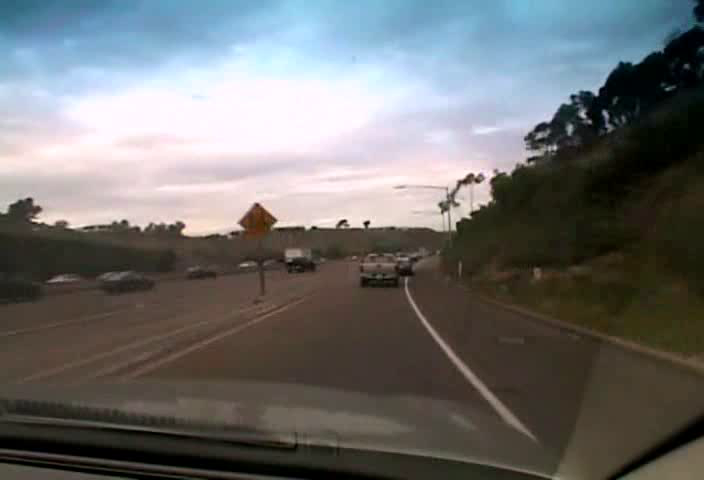
#> input picture experiments/addedLane_1323813414.avi_image0.png, 704 x 480 px
$ jupyter execute glare_addweight.ipynb
#> lines starting #> are read from the running program, lines starting #| are printed output that depends on the picture
[cell 1]
import cv2
import numpy as np
import matplotlib.pyplot as plt

[cell 2]
def display_img(image):
    fig, ax = plt.subplots(1, 1, figsize=(10, 10))
    ax.imshow(image)
    ax.xaxis.tick_top()

[cell 3]
img = cv2.imread("addedLane_1323813414.avi_image0.png")
#> img is the input picture: shape (480, 704, 3); mean B, G, R 110.1, 110.7, 110.2
img = cv2.cvtColor(img, cv2.COLOR_BGR2RGB)

[cell 4]
display_img(img)

[cell 5]
glare1 = cv2.imread("glare.png")
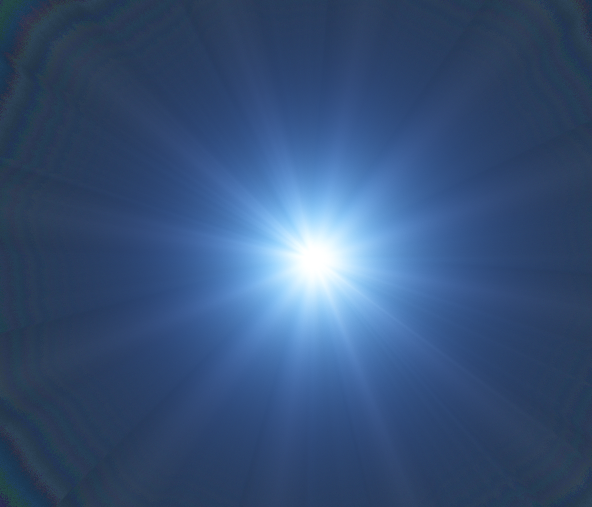
#> input picture experiments/glare.png, 1184 x 1014 px (shown at 1/2 size)
#> glare1 is the input picture: shape (1014, 1184, 3); mean B, G, R 120.6, 81, 54.1
glare2 = cv2.imread("glare2.png")
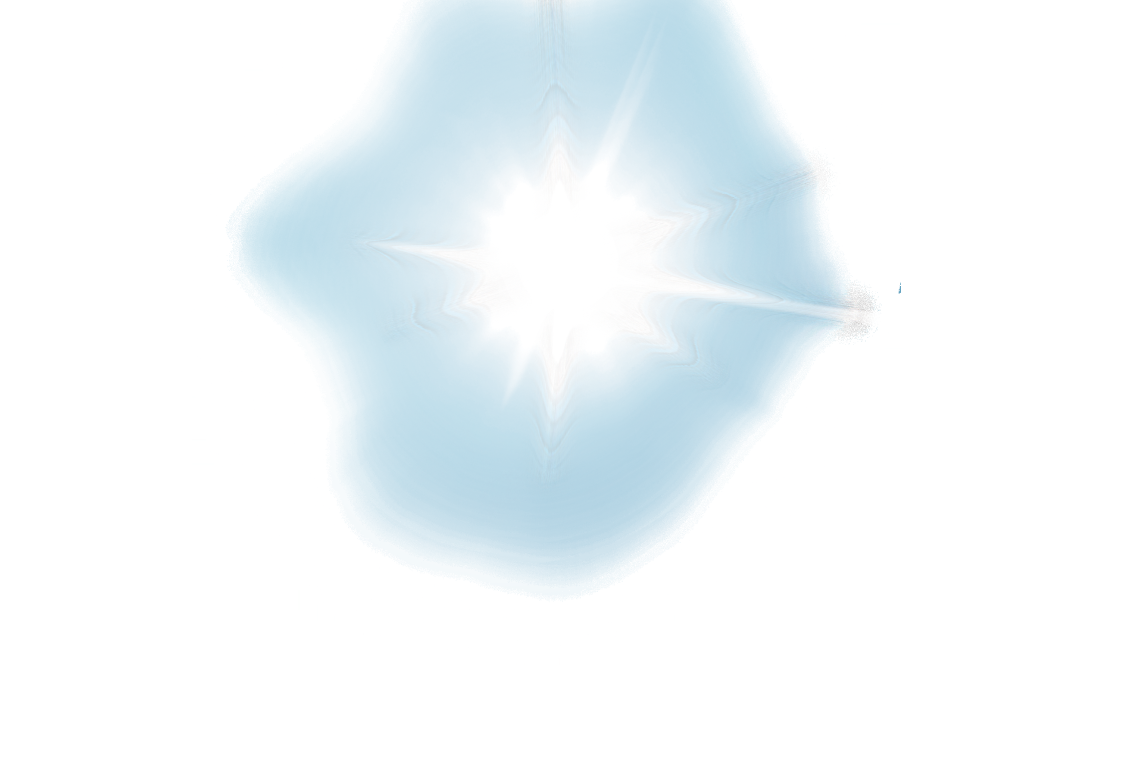
#> input picture experiments/glare2.png, 3403 x 2324 px (shown at 1/3 size)
#> glare2 is the input picture: shape (2324, 3403, 3); mean B, G, R 250.6, 248.1, 242.5
glare3 = cv2.imread("glare3.png")
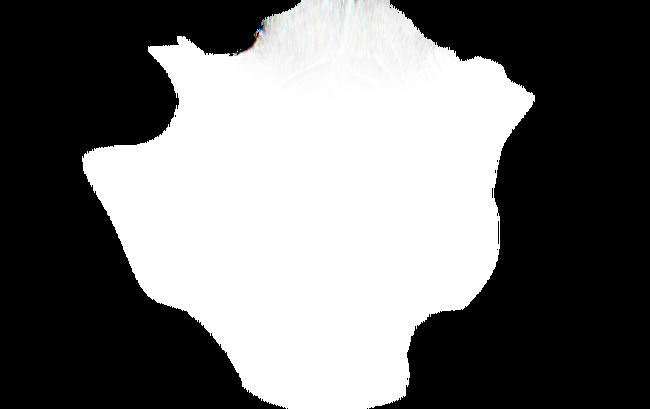
#> input picture experiments/glare3.png, 650 x 409 px
#> glare3 is the input picture: shape (409, 650, 3); mean B, G, R 115, 115.1, 115.1
glare4 = cv2.imread("glare4.png")
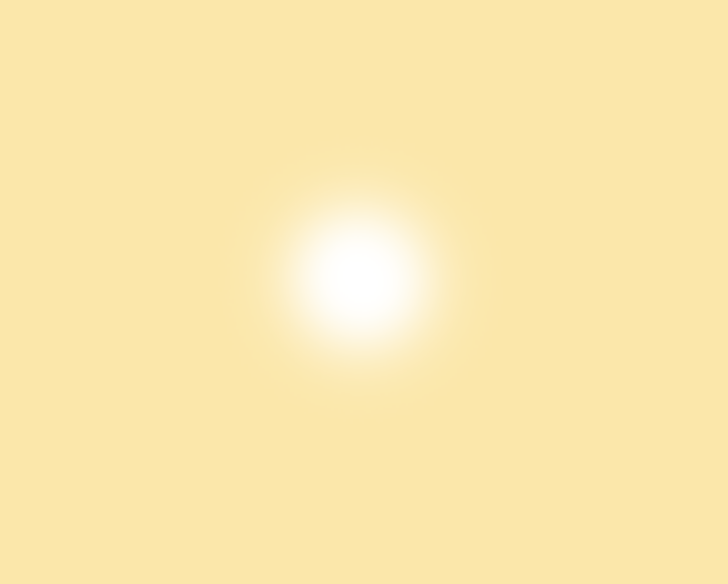
#> input picture experiments/glare4.png, 728 x 584 px
#> glare4 is the input picture: shape (584, 728, 3); mean B, G, R 173.6, 232, 251.2

glares = [glare1, glare2, glare3, glare4]
glare_grayscale = []

[cell 6]
for glare in glares:
    temp = cv2.cvtColor(glare, cv2.COLOR_BGR2GRAY)
    temp = cv2.cvtColor(temp, cv2.COLOR_GRAY2RGB)
    glare_grayscale.append(temp)
#> this loop made 4 passes
#> pass 1, `temp = cv2.cvtColor(glare, cv2.COLOR_BGR2GRAY)`:
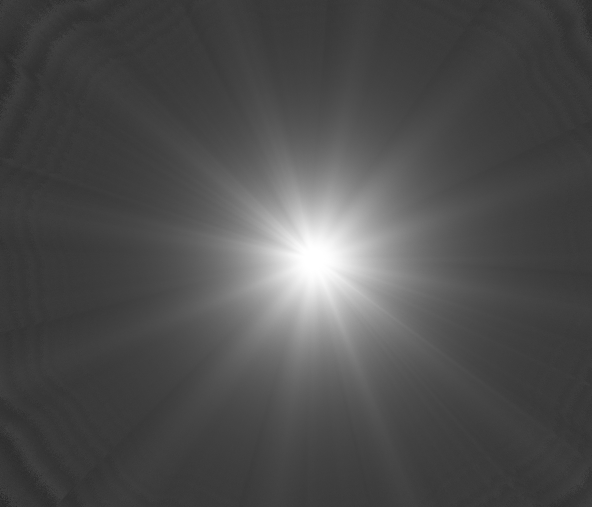
#> temp: shape (1014, 1184) (shown at 1/2 size); min 40, max 255, mean 77.5
#> after the loop, glare_grayscale = 4 items

[cell 7]
for glare in glare_grayscale:
    display_img(glare)

[cell 8]
glare_resized = []
for glare in glare_grayscale:
    glare_resized.append(cv2.resize(glare, (img.shape[1]*2, img.shape[0]*2)))
#> after the loop, glare_resized = 4 items

[cell 9]
for glare in glare_resized:
    display_img(glare)
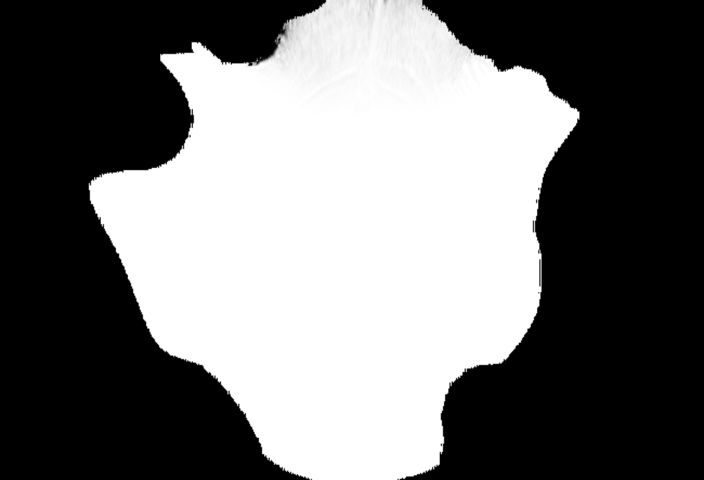
#> shown: shape (960, 1408, 3) (shown at 1/2 size); min 0, max 255, mean 115

[cell 10]
glare_moved = []
for glare in glare_resized:
    tx = np.random.randint(img.shape[1] * 0.2, img.shape[1] * 0.8)
    ty = np.random.randint(img.shape[0]/2, img.shape[0] * 0.7)

    glare_moved.append(glare[ty:ty+img.shape[0], tx:tx+img.shape[1]])
#> this loop made 4 passes
#> (tx, ty) on passes 1 to 4: (312, 287), (257, 304), (463, 307), (499, 249)
#> after the loop, glare_moved = 4 items

[cell 11]
for glare in glare_moved:
    display_img(glare)
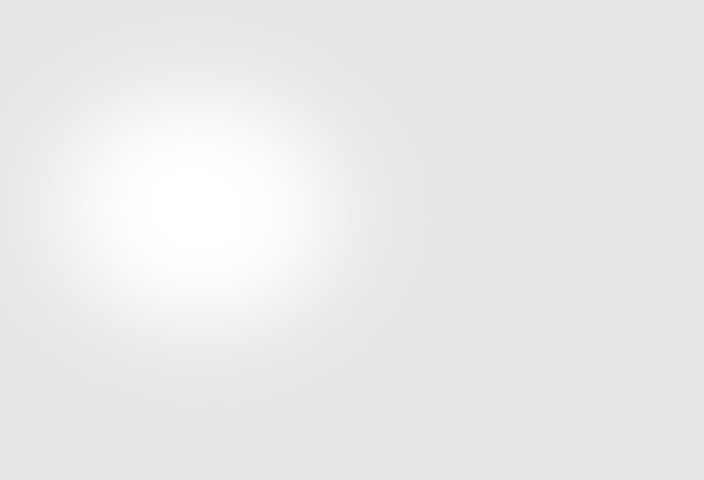
#> shown: shape (480, 704, 3); min 230, max 255, mean 234.1

[cell 12]
gamma = 0.8
glare_added = []
for glare in glare_moved:
    glare_added.append(cv2.addWeighted(img, 1, glare, gamma, 0))
#> after the loop, glare_added = 4 items

[cell 13]
for glare in glare_added:
    display_img(glare)
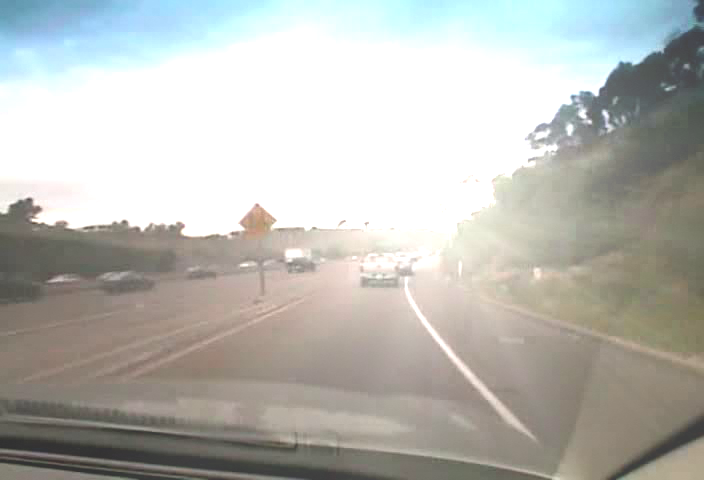
#> shown: shape (480, 704, 3); mean R, G, B 184.9, 185.2, 180
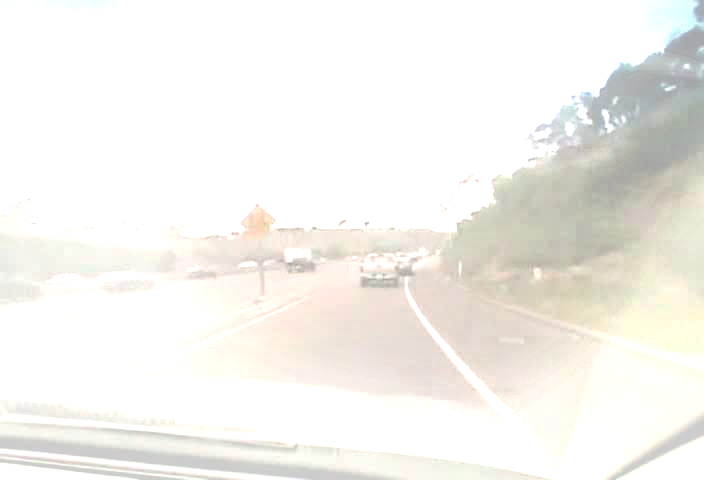
#> shown: shape (480, 704, 3); mean R, G, B 244.1, 242.3, 237.8
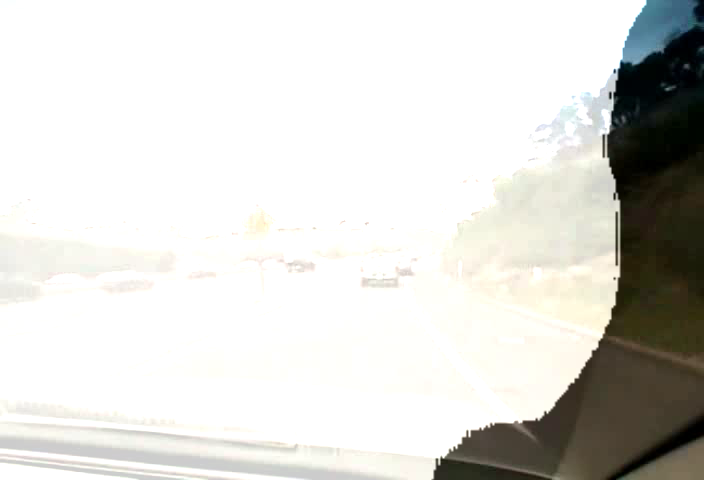
#> shown: shape (480, 704, 3); mean R, G, B 218.8, 218.3, 214.2
